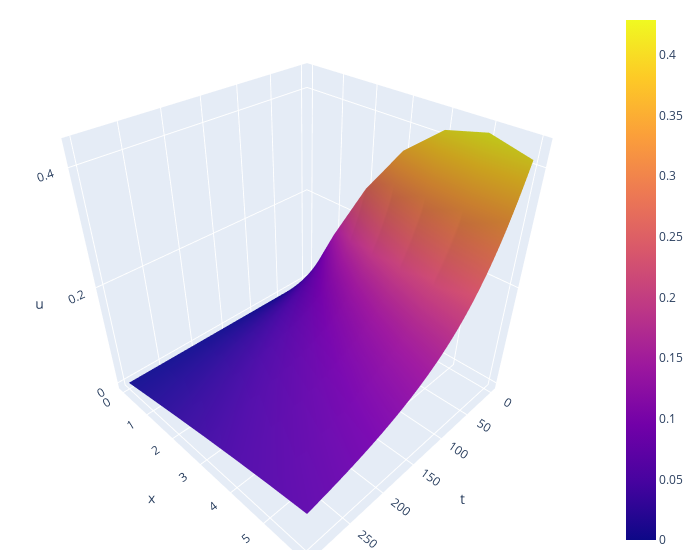

Source (notebook cell):
### Markdown cell above
Построим 3Д график точного решения:

### Code cell
plot_3d(u_exect(7, 300, 1, 1))

### Figure 1 — Plotly figure (JSON) as saved in the notebook; plotly's stock layout.template omitted (floating-point values rounded to 4 significant figures; data arrays with more than 128 entries replaced by an {"elided": "..."} marker saying what was removed)
{"data": [{"type": "surface", "z": {"elided": "7x300 float values"}}], "layout": {"margin": {"b": 10, "l": 10, "r": 20, "t": 10}, "scene": {"xaxis": {"title": {"text": "t"}}, "yaxis": {"title": {"text": "x"}}, "zaxis": {"title": {"text": "u"}}}, "width": 700}}
